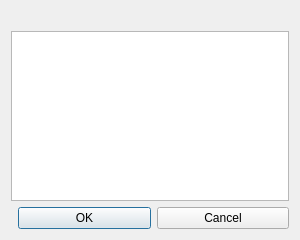
<?xml version="1.0" encoding="UTF-8"?>
<ui version="4.0">
 <class>WBQtFixTeamOwnerDialog</class>
 <widget class="QDialog" name="WBQtFixTeamOwnerDialog">
  <property name="geometry">
   <rect>
    <x>0</x>
    <y>0</y>
    <width>300</width>
    <height>240</height>
   </rect>
  </property>
  <property name="windowTitle">
   <string>Select a valid Player</string>
  </property>
  <layout class="QVBoxLayout" name="rootLayout" stretch="0,1,0">
   <item>
    <widget class="QLabel" name="promptLabel">
     <property name="wordWrap">
      <bool>true</bool>
     </property>
    </widget>
   </item>
   <item>
    <widget class="QListWidget" name="list"/>
   </item>
   <item>
    <layout class="QHBoxLayout" name="buttonsRow">
     <item>
      <spacer name="buttonsSpacer">
       <property name="orientation">
        <enum>Qt::Horizontal</enum>
       </property>
      </spacer>
     </item>
     <item>
      <widget class="QPushButton" name="okBtn">
       <property name="text">
        <string>OK</string>
       </property>
       <property name="default">
        <bool>true</bool>
       </property>
      </widget>
     </item>
     <item>
      <widget class="QPushButton" name="cancelBtn">
       <property name="text">
        <string>Cancel</string>
       </property>
       <property name="autoDefault">
        <bool>false</bool>
       </property>
      </widget>
     </item>
    </layout>
   </item>
  </layout>
 </widget>
 <resources/>
 <connections/>
</ui>
